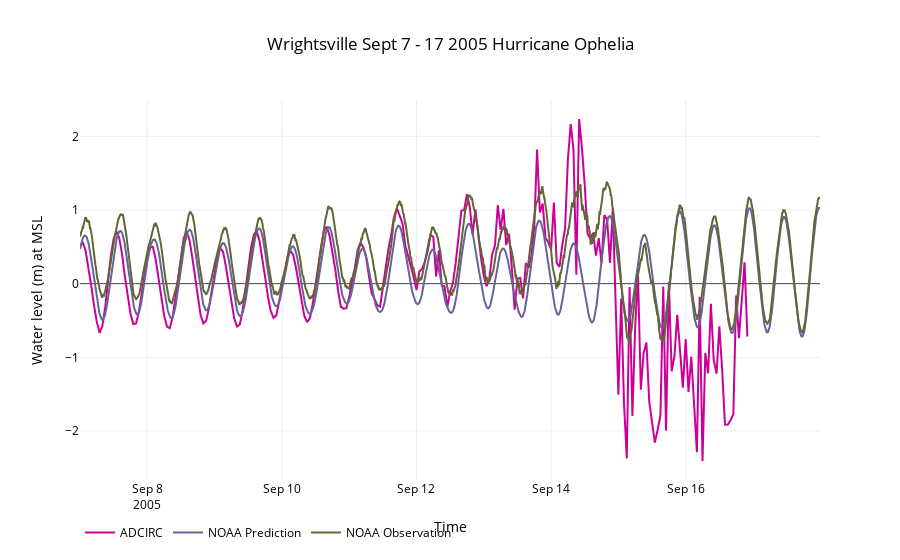

Notebook cell for this chart:
### Markdown cell above
### Timeseries Wrightsville

### Code cell
nc_file = nc4.Dataset(files[2])
start,freq,station,name = '20050907 00:00:00','1H',102707,' Prediction'
table = utils.timeseries(nc_file,start,freq,station,name)
start,end,noaa = '20050907','20050917','8658163'
data = utils.plot_timeseries(table,start,end,noaa)
title,x,y = 'Wrightsville Sept 7 - 17 2005 Hurricane Ophelia','Time','Water level (m) at MSL'
layout=utils.layout(title,x,y)
fig = go.Figure(data=data, layout=layout)
interactive = iplot(fig)
#po.plot(fig,filename=root_dir+'\\'+'beaufort_ophelia.html')

### Figure 1 — Plotly figure (JSON) as saved in the notebook; plotly's stock layout.template omitted (floating-point values rounded to 4 significant figures; data arrays with more than 128 entries replaced by an {"elided": "..."} marker saying what was removed)
{"data": [{"line": {"color": "rgb(204, 0, 153)"}, "mode": "lines", "name": "ADCIRC", "type": "scatter", "uid": "e1db56cc-dc6e-11e8-99cb-6c0b84658d3c", "x": {"elided": "239 str values"}, "y": {"elided": "239 float values"}}, {"line": {"color": "rgb(100, 100, 153)"}, "mode": "lines", "name": "NOAA Prediction", "type": "scatter", "uid": "e1db56cd-dc6e-11e8-bf9b-6c0b84658d3c", "x": {"elided": "2640 str values"}, "y": {"elided": "2640 float values"}}, {"line": {"color": "rgb(100, 100, 53)"}, "mode": "lines", "name": "NOAA Observation", "type": "scatter", "uid": "e1db56ce-dc6e-11e8-ade1-6c0b84658d3c", "x": {"elided": "2640 str values"}, "y": {"elided": "2640 float values"}}], "layout": {"autosize": true, "font": {"color": "rgb(0, 0, 0)"}, "legend": {"orientation": "h"}, "paper_bgcolor": "rgb(255,255,255)", "plot_bgcolor": "rgb(255,255,255)", "title": "Wrightsville Sept 7 - 17 2005 Hurricane Ophelia", "xaxis": {"autorange": true, "range": ["2005-09-07", "2005-09-17 23:54"], "title": "Time", "type": "date"}, "yaxis": {"autorange": true, "range": [-2.666, 2.494], "title": "Water level (m) at MSL", "type": "linear"}}}
